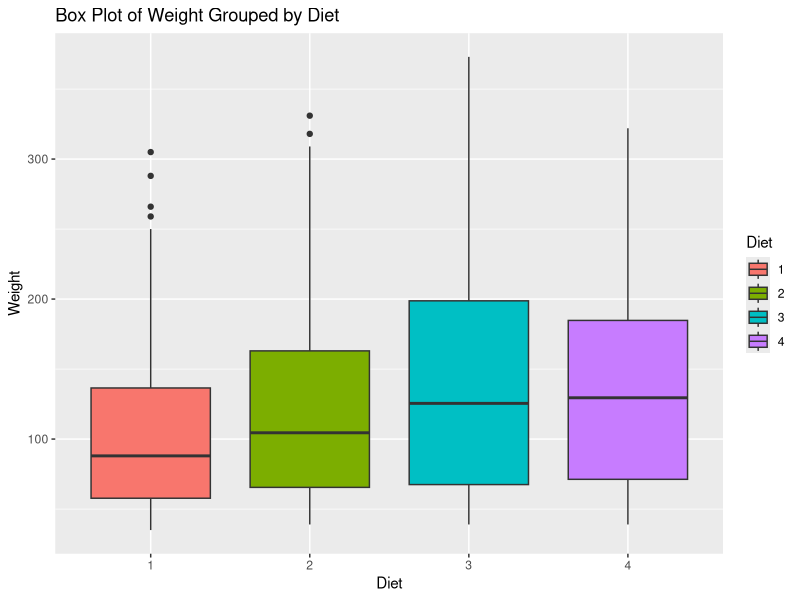
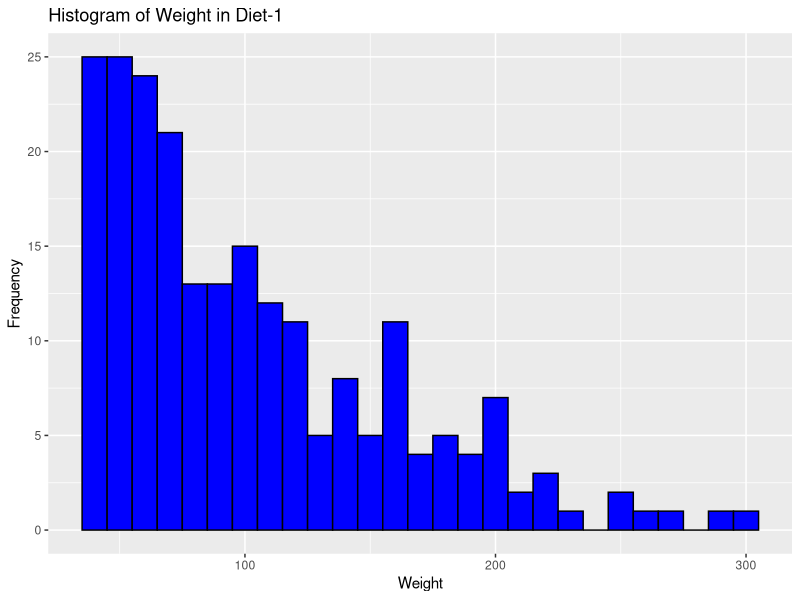
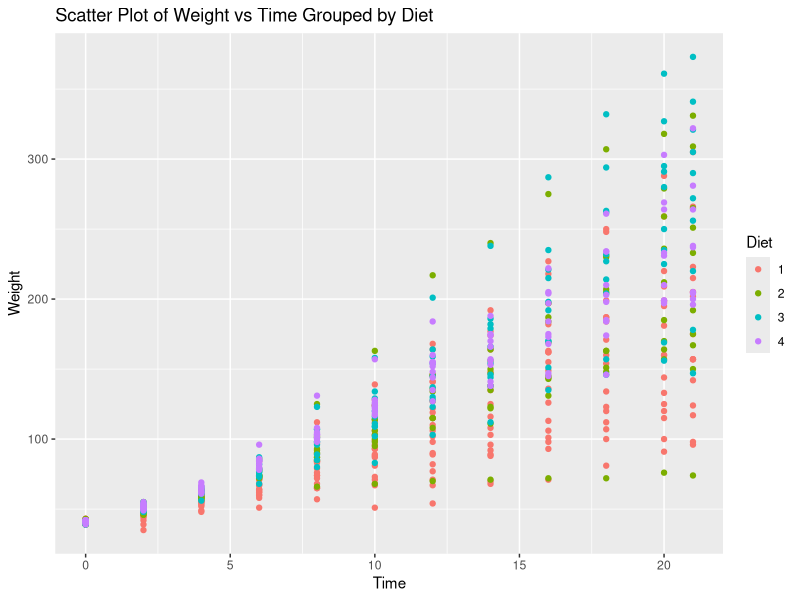

The R script that drew these images, in order:
# Load the built-in ChickWeight dataset
data("ChickWeight")

# Ensure that Diet is treated as a factor
ChickWeight$Diet <- as.factor(ChickWeight$Diet)

# Load necessary libraries
library(ggplot2)

# a. Create Box plot for "weight" grouped by "Diet"
boxplot_plot_a <- ggplot(ChickWeight, aes(x = Diet, y = weight, fill = Diet)) +
  geom_boxplot() +
  labs(title = "Box Plot of Weight Grouped by Diet", x = "Diet", y = "Weight")

# b. Create a Histogram for "weight" in Diet-1 category
histogram_plot_b <- ggplot(ChickWeight[ChickWeight$Diet == 1, ], aes(x = weight)) +
  geom_histogram(binwidth = 10, fill = "blue", color = "black") +
  labs(title = "Histogram of Weight in Diet-1", x = "Weight", y = "Frequency")

# c. Create Scatter plot for "weight" vs "Time" grouped by Diet
scatter_plot_c <- ggplot(ChickWeight, aes(x = Time, y = weight, color = Diet)) +
  geom_point() +
  labs(title = "Scatter Plot of Weight vs Time Grouped by Diet", x = "Time", y = "Weight")

# Display the plots
print(boxplot_plot_a)
print(histogram_plot_b)
print(scatter_plot_c)